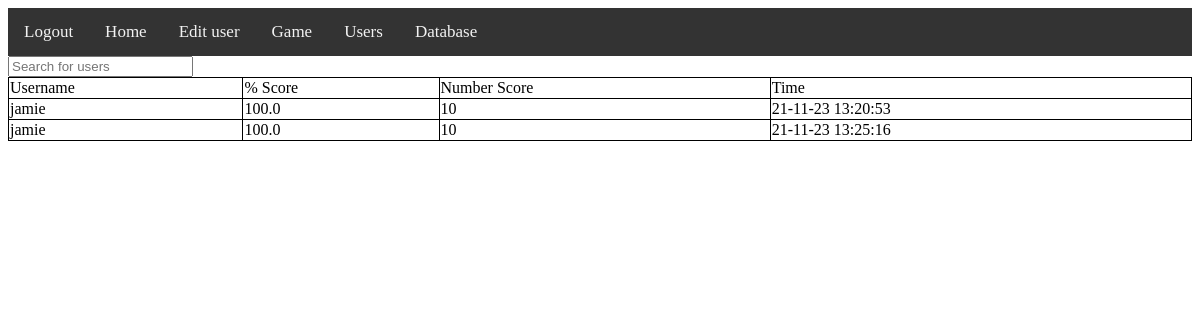
Screenshot of /game/maths_quiz/scores with the database file from the repository.
### tables this page shows
CREATE TABLE maths_quiz (username characters(100),percentage characters(100),score characters(100),time characters(100));

### challenges/maths_quiz.py (the view)
@maths_quiz_bp.route("/scores")
def maths_quiz_scores():
    return render_template("challenges/maths_quiz/scores.html", users=maths_quiz_db.read())

### database_mod.py (called while the page is built)
    def read(self):
        self.c.execute(f"SELECT * FROM {self.table}")
        self.conn.commit()
        self.lines = self.c.fetchall()
        return self.lines

### challenges/templates/challenges/maths_quiz/scores.html (shortened to what this page needs)
{% extends "base.html" %}
{% block content %}
<input type="text" onkeyup="table_search()" id="search_box" placeholder="Search for users">
<table id="sort_table_id">
<tr>
    <td onclick="sort_alph(0)">Username</td>
    <td onclick="sort_num(1)">% Score</td>
    <td onclick="sort_num(2)">Number Score</td>
    <td onclick="sort_alph(3)">Time</td>
</tr>
{% for user in users %}
<tr>
    {% for item in user%}
    <td>{{item}}</td>
    {% endfor %}
</tr>
{% endfor %}
</table>
{% endblock %}

### database/templates/base.html (shortened to what this page needs)
<!doctype html>
<html>
<head>
<link rel="stylesheet" href="{{ url_for('static',filename='styles/base.css') }}">
</head>
<body>
    <div class="topnav">
        <a href="/logout">Logout</a>
        <a href="/">Home</a>
        <a href="/user/">Edit user</a>
        <a href="/game/">Game</a>
        <a href="/users/">Users</a>
        <a href="/database/">Database</a>
    </div>
    {% block content %}{% endblock %}
</body>
</html>

### static/styles/base.css (style rules this page uses)
.topnav { background-color: #333; overflow: hidden; }
.topnav { overflow: hidden; background-color: #333; }
.topnav a { float: left; color: #f2f2f2; text-align: center; padding: 14px 16px; text-decoration: none; font-size: 17px; }
table, td, th { border: 1px solid black; }
table { width: 100%; border-collapse: collapse; }

### rows the page displays
maths_quiz: username "jamie", percentage "100.0", score "10", time "21-11-23 13:20:53"
maths_quiz: username "jamie", percentage "100.0", score "10", time "21-11-23 13:25:16"
